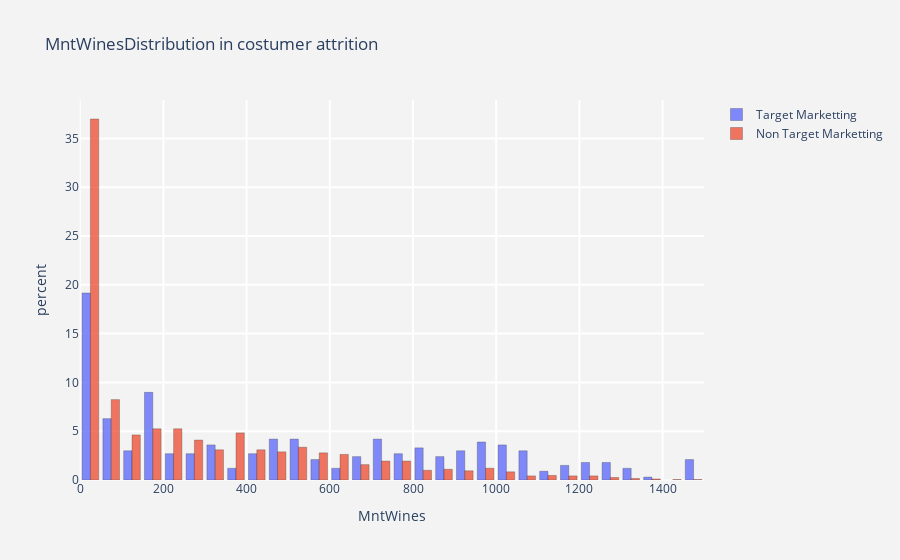

This figure's notebook cell:
### Markdown cell above
* for this part, the highest portion for taregt marketting for salary is 80_85k

### Code cell
histogram(num_col[3])

### Figure 1 — Plotly figure (JSON) as saved in the notebook; plotly's stock layout.template omitted (floating-point values rounded to 4 significant figures; data arrays with more than 128 entries replaced by an {"elided": "..."} marker saying what was removed)
{"data": [{"histnorm": "percent", "marker": {"line": {"color": "black", "width": 0.3}}, "name": "Target Marketting", "opacity": 0.8, "type": "histogram", "x": {"elided": "334 int values"}}, {"histnorm": "percent", "marker": {"line": {"color": "black", "width": 0.3}}, "name": "Non Target Marketting", "opacity": 0.8, "type": "histogram", "x": {"elided": "1906 int values"}}], "layout": {"paper_bgcolor": "rgb(243,243,243)", "plot_bgcolor": "rgb(243,243,243)", "title": {"text": "MntWinesDistribution in costumer attrition"}, "xaxis": {"gridcolor": "rgb(255,255,255)", "gridwidth": 2, "ticklen": 5, "title": {"text": "MntWines"}, "zerolinewidth": 1}, "yaxis": {"gridcolor": "rgb(255,255,255)", "gridwidth": 2, "ticklen": 5, "title": {"text": "percent"}, "zerolinewidth": 1}}}
